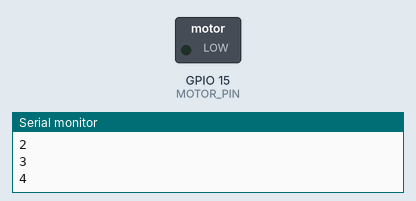
Recording of a program running on a simulated ESP32-S3. Parts: switched loads named in the program (green lamp = pin HIGH), the last lines printed to the serial monitor.

Above: at 5.0 s.
At 11.0 s:
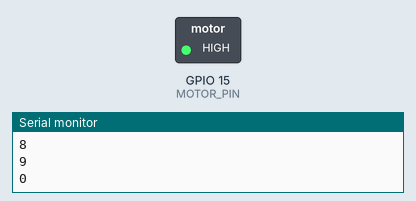
Timing chart, 0 to 15.6 s (numbered marks = the images above):
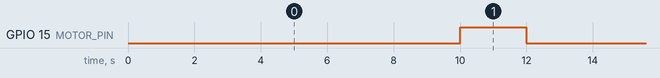

Measured:
- by itself, GPIO 15 (MOTOR_PIN): alternates HIGH for 2.0 s and LOW for 10.0 s

The program:

main.cpp
```cpp
#include <Arduino.h>
#define MOTOR_PIN 15
#define MOTOR_ON_DURATION_S 2
#define MOTOR_OFF_DURATION_S 10
#define DIVIDER 80
#define ALARM_VALUE 1000000

static hw_timer_t * timer = nullptr;
volatile int counter = 0;
volatile int prev_counter = 0;
volatile boolean isMotorOn = false;
volatile boolean switchMode = false;


void IRAM_ATTR onTimer() {
    counter++;
    if (isMotorOn && counter >= MOTOR_ON_DURATION_S) {
        isMotorOn = false;
        counter = 0;
    }
    else if (!isMotorOn && counter >= MOTOR_OFF_DURATION_S) {
        isMotorOn = true;
        counter = 0;
    }
}

void setup() {
    Serial.begin(9600);

    pinMode(MOTOR_PIN, OUTPUT);

    timer = timerBegin(0, DIVIDER, true);
    timerAttachInterrupt(timer, &onTimer, true);
    timerAlarmWrite(timer, ALARM_VALUE, true);
    timerAlarmEnable(timer);
}

void loop() {
    digitalWrite(MOTOR_PIN, isMotorOn);
    if (counter != prev_counter) {
        Serial.println(counter);
        prev_counter = counter;
    }
}
```
